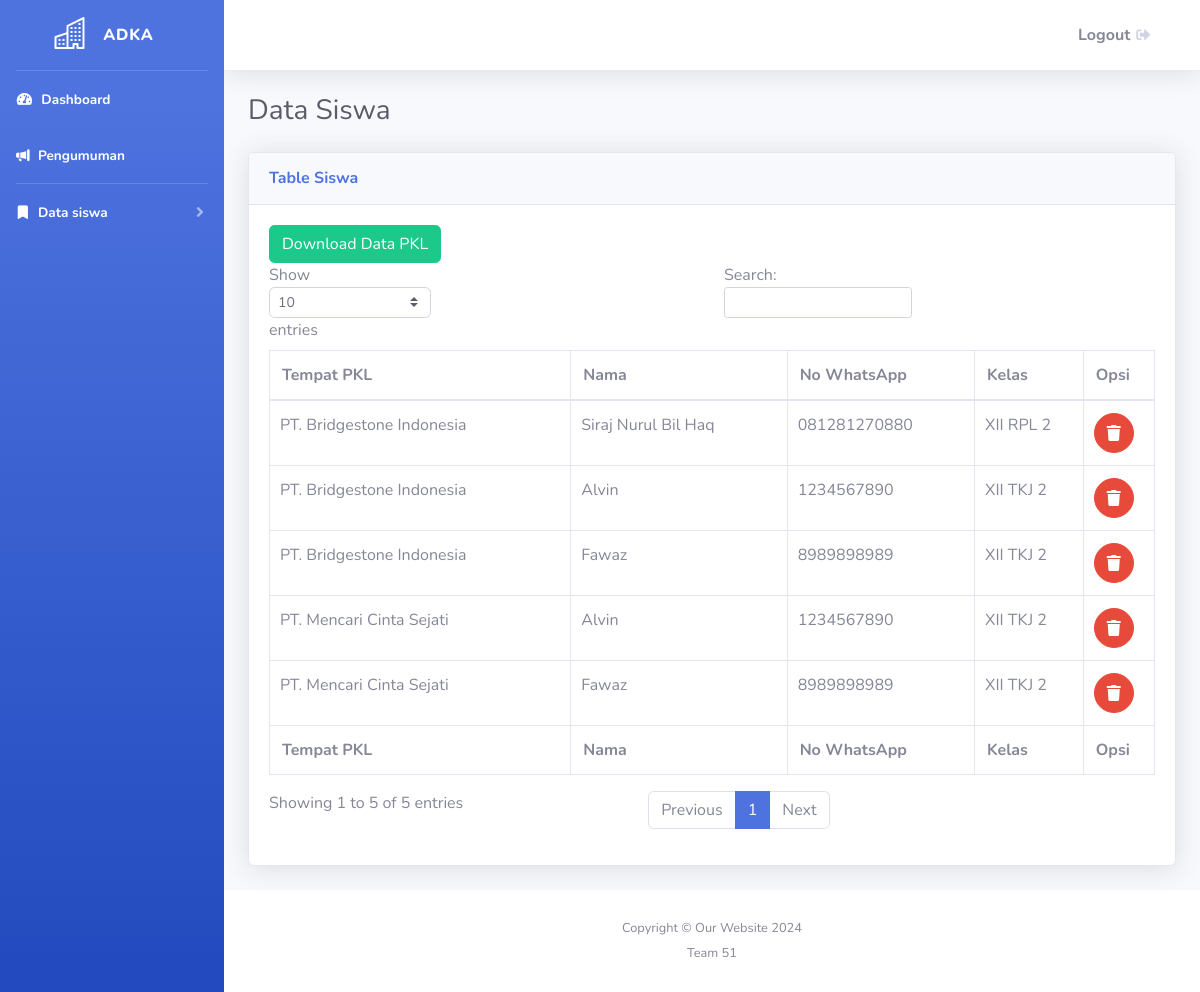
Before: /public/pkl/data (signed in) with the older database file.
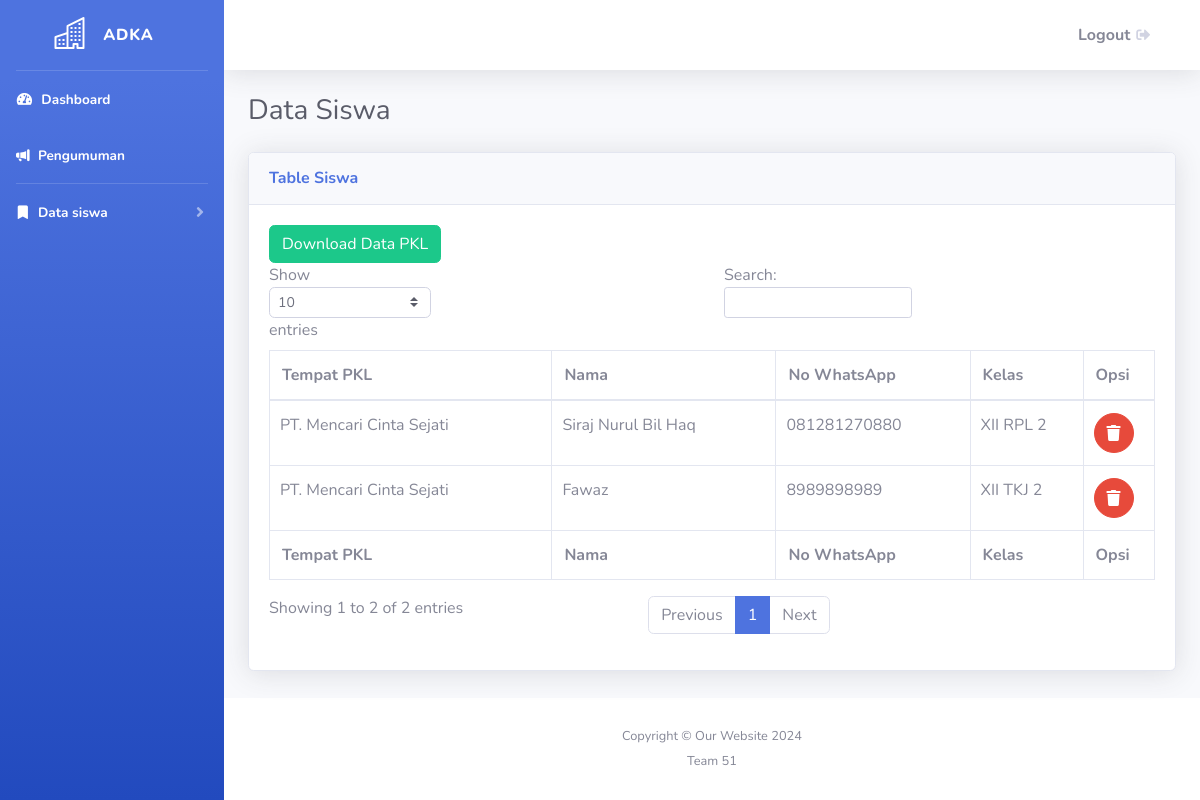
After: the same page with the newer database file.
### tables this page shows
CREATE TABLE `tbl_pkl_daftar` (
  `id_daftar` int(11) NOT NULL,
  `id_info` int(11) NOT NULL,
  `id_siswa` int(11) NOT NULL
);

CREATE TABLE `tbl_sas_pkl` (
  `id_info` int(11) NOT NULL,
  `id_admin` int(11) NOT NULL,
  `title_info` varchar(50) NOT NULL,
  `deks_info` varchar(50) NOT NULL,
  `jml_pendaftar` int(11) NOT NULL,
  `created_by` int(11) NOT NULL,
  `created_at` timestamp NOT NULL DEFAULT current_timestamp()
);

CREATE TABLE `tbl_sas_siswa` (
  `id_siswa` int(11) NOT NULL,
  `name_siswa` varchar(50) NOT NULL,
  `nisn_siswa` varchar(10) NOT NULL,
  `address_siswa` varchar(255) NOT NULL,
  `noWA_siswa` varchar(255) NOT NULL,
  `id_jurusan` int(11) NOT NULL,
  `rombel_siswa` varchar(20) NOT NULL,
  `jurusan_siswa` varchar(50) NOT NULL,
  `foto_siswa` longblob NOT NULL,
  `status_siswa_active` tinyint(1) NOT NULL DEFAULT 1,
  `created_at` timestamp NOT NULL DEFAULT current_timestamp(),
  `updated_at` timestamp NOT NULL DEFAULT current_timestamp(),
  `created_by` int(11) DEFAULT NULL,
  `updated_by` int(11) DEFAULT NULL
);

### app/core/Controller.php (called while the page is built, shortened)
<?php
class Controller {
    public function view($view, $data = [])
    {
        require_once '../app/views/' . $view . '.php';
    }
    public function model($model)
    {
        return new $model;
    }
}

### app/controllers/Pkl.php (called while the page is built, shortened)
<?php
class Pkl extends Controller {
    public function data()
    {
        $data['judul'] = 'Pelatihan Kerja Lapangan';
        $data['pkl'] = $this->model('Pkl_model')->downloadPkl();
        $this->view('pkl/data', $data);
    }
}

### app/core/App.php (called while the page is built, shortened)
<?php
class App {
    protected $method = 'index';
    protected $params = [];
    public function __construct()
    {
        $url = $this->parseURL();
        if (!empty($url)) {
            if (file_exists('../app/controllers/' . $url[0] . '.php')) {
                unset($url[0]);
            }
        }
        $this->controller = new $this->controller;
        if( isset($url[1]) ) {
            if( method_exists($this->controller, $url[1]) ) {
                $this->method = $url[1];
            }
        }
        call_user_func_array([$this->controller, $this->method], $this->params);
    }
    public function parseURL()
    {
        if( isset($_GET['url']) ) {
            $url = rtrim($_GET['url'], '/');
            $url = filter_var($url, FILTER_SANITIZE_URL);
            $url = explode('/', $url);
            return $url;
        }
    }
}

### public/index.php (called while the page is built, shortened)
<?php
$app = new App();
?>

### app/core/Database.php (called while the page is built, shortened)
<?php
class Database {
    private $host = DB_HOST;
    private $user = DB_USER;
    private $pass = DB_PASS;
    private $db_name = DB_NAME;
    private $dbh;
    private $stmt;
    public function __construct()
    {
        $dsn = 'mysql:host=' . $this->host . ';dbname=' . $this->db_name;
        $option = [
            PDO::ATTR_PERSISTENT => true,
            PDO::ATTR_ERRMODE => PDO::ERRMODE_EXCEPTION
        ];
        try {
            $this->dbh = new PDO($dsn, $this->user, $this->pass, $option);
        } catch(PDOException $e) {
            die($e->getMessage());
        }
    }
    public function query($query)
    {
        $this->stmt = $this->dbh->prepare($query);
    }
    public function execute()
    {
        $this->stmt->execute();
    }
    public function resultSet()
    {
        $this->execute();
        return $this->stmt->fetchAll(PDO::FETCH_ASSOC);
    }
}

### app/models/Pkl_model.php (called while the page is built, shortened)
<?php
class pkl_model {
    private $db;
    public function __construct()
    {
        $this->db = new Database;
    }
    public function downloadPkl()
    {
        $this->db->query('SELECT
        pkl_daftar.id_daftar,
        pkl_daftar.id_info,
        pkl_daftar.id_siswa,
        pkl.title_info,
        siswa.name_siswa,
        siswa.rombel_siswa,
        siswa.noWA_siswa
        FROM
            tbl_pkl_daftar AS pkl_daftar
        JOIN
            tbl_sas_pkl AS pkl ON pkl_daftar.id_info = pkl.id_info
        JOIN
            tbl_sas_siswa AS siswa ON pkl_daftar.id_siswa = siswa.id_siswa;
        ');
        return $this->db->resultSet();
    }
}
?>

### app/views/pkl/data.php (the view, shortened to what this page needs)
<!DOCTYPE html>
<html lang="en">
<head>
    <link href="../vendor/fontawesome-free/css/all.min.css" rel="stylesheet" type="text/css">
    <link href="../css/sb-admin-2.min.css" rel="stylesheet">
    <link rel="stylesheet" href="https://cdn.jsdelivr.net/npm/bootstrap-icons@1.11.1/font/bootstrap-icons.css">
</head>
<body id="page-top">
    <div id="wrapper">
        <ul class="navbar-nav bg-gradient-primary sidebar sidebar-dark accordion" id="accordionSidebar">
            <a class="sidebar-brand d-flex align-items-center justify-content-center" href="#">
                <div class="sidebar-brand-icon">
                    <i class="bi bi-buildings"></i>
                </div>
                <div class="sidebar-brand-text mx-3">Adka</div>
            </a>
            <hr class="sidebar-divider my-0">
            <li class="nav-item active">
                <a class="nav-link" href="../home">
                    <i class="fas fa-fw fa-tachometer-alt"></i>
                    <span>Dashboard</span></a>
            </li>
            <li class="nav-item active">
                <a class="nav-link" href="../announcements">
                    <i class="bi bi-megaphone-fill"></i>
                    <span>Pengumuman</span></a>
            </li>
            <hr class="sidebar-divider my-0">
            <?php
            if (isset($_SESSION['email'])) {
                echo '<li class="nav-item active">';
                echo '    <a class="nav-link collapsed" href="#" data-toggle="collapse" data-target="#collapseTwo"';
                echo '        aria-expanded="true" aria-controls="collapseTwo">';
                echo '        <i class="bi bi-bookmark-fill"></i>';
                echo '        <span>Data siswa</span>';
                echo '    </a>';
                echo '</li>';
            }
            ?>
        </ul>
        <div id="content-wrapper" class="d-flex flex-column">
            <div id="content">
                <nav class="navbar navbar-expand navbar-light bg-white topbar mb-4 static-top shadow">
                    <ul class="navbar-nav ml-auto">
                        <li class="nav-item dropdown no-arrow">
                            <a class="dropdown-item" href="#" data-toggle="modal" data-target="#logoutModal" href="logout.php">
                                <span class="text-secondary font-weight-bold">Logout</span>
                                <i class="fas fa-sign-out-alt fa-sm fa-fw mr-2 text-gray-400"></i>
                            </a>
                        </li>
                    </ul>
                </nav>
                <div class="container-fluid">
                    <div class="d-sm-flex align-items-center justify-content-between mb-4">
                        <h1 class="h3 mb-0 text-gray-800">Data Siswa</h1>
                    </div>
                    <div class="card shadow mb-4">
                        <div class="card-header py-3">
                            <h6 class="m-0 font-weight-bold text-primary">Table Siswa</h6>
                        </div>
                        <div class="card-body">
                            <div class="table-responsive">
                                <table class="table table-bordered" id="dataTable" width="100%" cellspacing="0">
                                <?php if (isset($firstPkl['id_info'])) : ?>
                                    <button type="button" onclick="downloadData()" class="btn btn-success" id="downloadButton">
                                        Download Data PKL
                                    </button>
                                <?php endif; ?>
                                    <thead>
                                        <tr>
                                            <th>Tempat PKL</th>
                                            <th>Nama</th>
                                            <th>No WhatsApp</th>
                                            <th>Kelas</th>
                                            <th>Opsi</th>
                                        </tr>
                                    </thead>
                                    <tfoot>
                                        <tr>
                                            <th>Tempat PKL</th>
                                            <th>Nama</th>
                                            <th>No WhatsApp</th>
                                            <th>Kelas</th>
                                            <th>Opsi</th>
                                        </tr>
                                    </tfoot>
                                    <tbody>
                                    <?php
                                    foreach ($data['pkl'] as $pklData) {
                                        echo "<tr>";
                                        echo "<td style='padding-right:10px;padding-left:10px;'>" . $pklData["title_info"] . "</td>";
                                        echo "<td style='padding-right:10px;padding-left:10px;'>" . $pklData["name_siswa"] . "</td>";
                                        echo "<td style='padding-right:10px;padding-left:10px;'>" . $pklData["noWA_siswa"] . "</td>";
                                        echo "<td style='padding-right:10px;padding-left:10px;'>" . $pklData["rombel_siswa"] . "</td>";
                                        echo "<td style='padding-right:10px;padding-left:10px;'>
                                            <button class='btn btn-danger btn-circle' onclick='hapusSiswa(" . $pklData['id_daftar'] . ")'>
                                                <i class='fas fa-trash'></i>
                                            </button>
                                        </td>";
                                        echo "</tr>";
                                    }
                                    ?>
                                    </tbody>
                                </table>
                            </div>
                        </div>
                    </div>
                </div>
            </div>
            <footer class="sticky-footer bg-white">
                <div class="container my-auto">
                    <div class="copyright text-center my-auto">
                        <span>Copyright &copy; Our Website <?= date("Y") ?></span><br><br>
                        <span>Team 51</span>
                    </div>
                </div>
            </footer>
        </div>
    </div>
</body>
</html>

Changed rows visible on the page:
removed tbl_pkl_daftar: id_info.title_info "PT. Bridgestone Indonesia", id_siswa.name_siswa "Siraj Nurul Bil Haq", id_siswa.noWA_siswa "081281270880", id_siswa.rombel_siswa "XII RPL 2"
removed tbl_pkl_daftar: id_info.title_info "PT. Bridgestone Indonesia", id_siswa.name_siswa "Alvin", id_siswa.noWA_siswa "1234567890", id_siswa.rombel_siswa "XII TKJ 2"
removed tbl_pkl_daftar: id_info.title_info "PT. Mencari Cinta Sejati", id_siswa.name_siswa "Alvin", id_siswa.noWA_siswa "1234567890", id_siswa.rombel_siswa "XII TKJ 2"
removed tbl_pkl_daftar: id_info.title_info "PT. Bridgestone Indonesia", id_siswa.name_siswa "Fawaz", id_siswa.noWA_siswa "8989898989", id_siswa.rombel_siswa "XII TKJ 2"
added tbl_pkl_daftar: id_info.title_info "PT. Mencari Cinta Sejati", id_siswa.name_siswa "Siraj Nurul Bil Haq", id_siswa.noWA_siswa "081281270880", id_siswa.rombel_siswa "XII RPL 2"
Other visible differences:
text written by a page script: "Show entries Search: Showing 1 to 5 of 5 entries Previous 1 Next" → "Show entries Search: Showing 1 to 2 of 2 entries Previous 1 Next"
